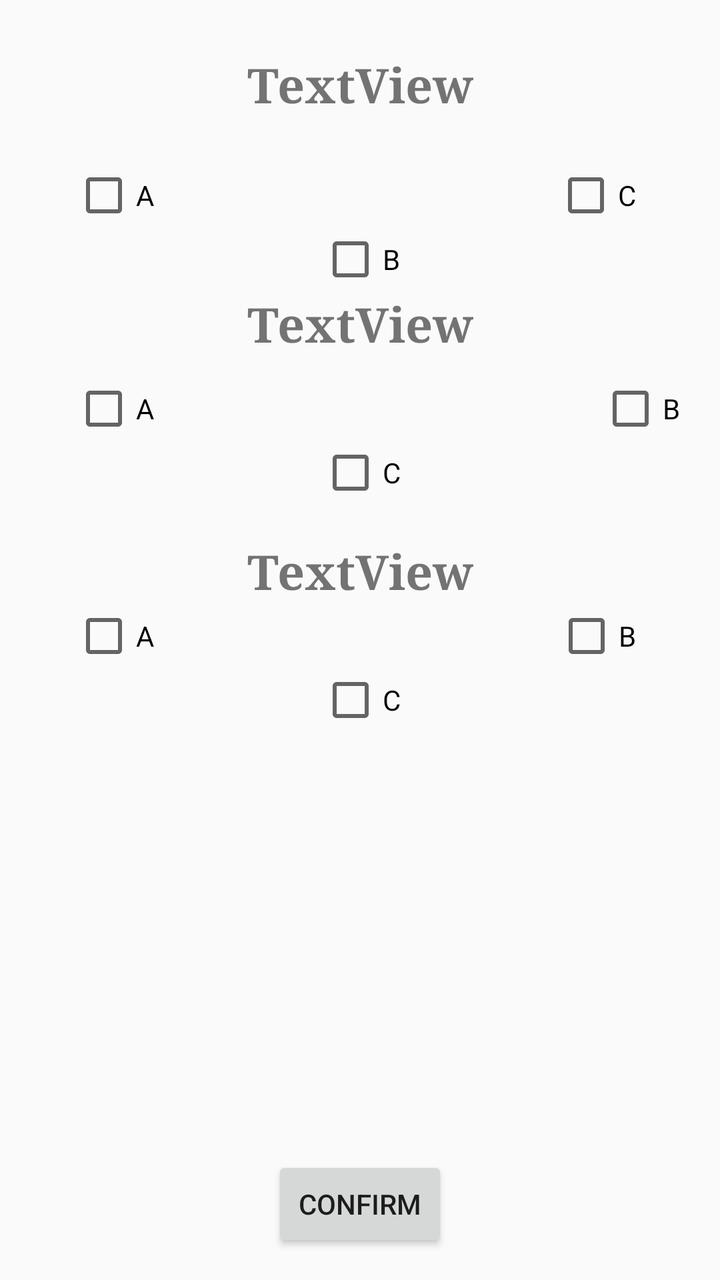
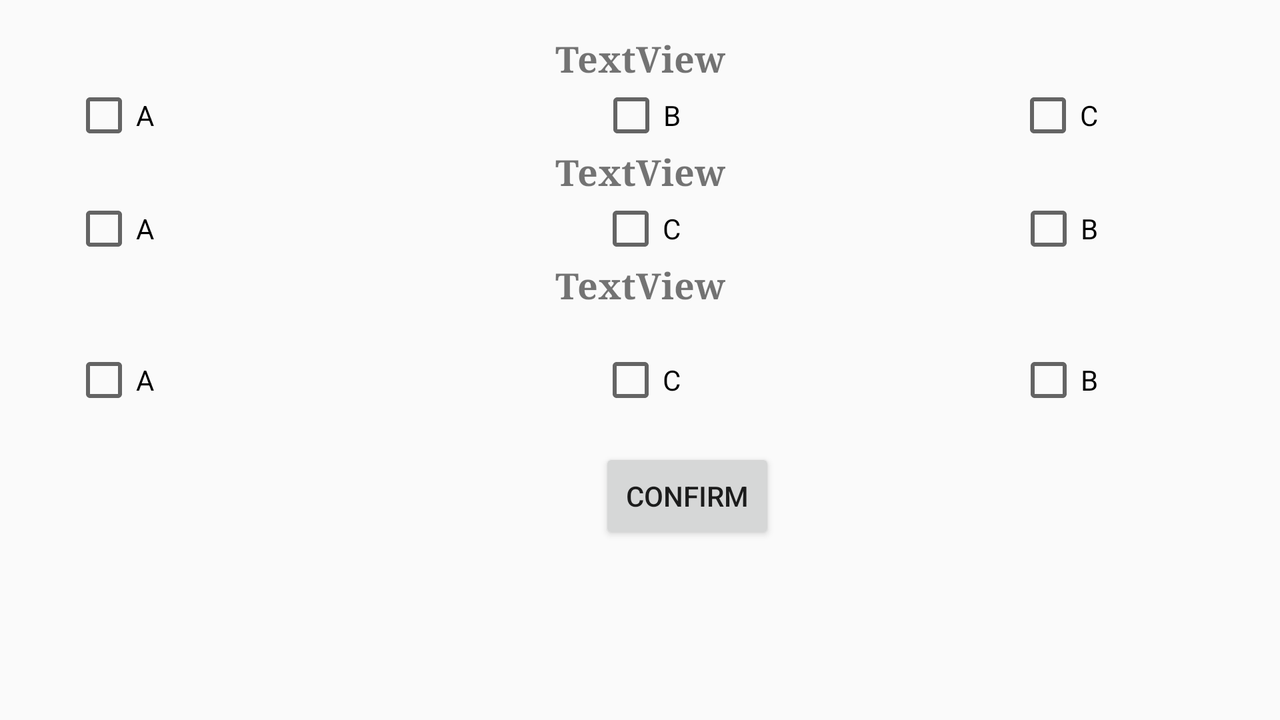

Compare how this app lays out the same screen by default and in its alternative resource folder. The renders come first, then the two layout files and the values they reference.
<!-- AndroidManifest.xml: application theme AppTheme -->
<!-- res/layout/friendq.xml -->
<?xml version="1.0" encoding="utf-8"?>
<RelativeLayout xmlns:android="http://schemas.android.com/apk/res/android"
    android:layout_width="match_parent" android:layout_height="match_parent">

    <TextView
        android:text="TextView"
        android:layout_width="wrap_content"
        android:layout_height="wrap_content"
        android:layout_alignParentTop="true"
        android:layout_centerHorizontal="true"
        android:layout_marginTop="26dp"
        android:id="@+id/q1F"
        android:textSize="24sp"
        android:fontFamily="serif"
        android:textAlignment="center"
        android:textStyle="normal|bold" />

    <CheckBox
        android:text="A"
        android:layout_width="wrap_content"
        android:layout_height="wrap_content"
        android:layout_marginTop="10dp"
        android:id="@+id/checkBoxQ2A"
        android:layout_below="@+id/q2F"
        android:layout_alignParentLeft="true"
        android:layout_alignParentStart="true"
        android:layout_marginLeft="36dp"
        android:layout_marginStart="36dp" />

    <CheckBox
        android:text="C"
        android:layout_width="wrap_content"
        android:layout_height="wrap_content"
        android:id="@+id/checkBoxQ1C"
        android:layout_marginTop="23dp"
        android:layout_below="@+id/q1F"
        android:layout_alignParentRight="true"
        android:layout_alignParentEnd="true"
        android:layout_marginRight="42dp"
        android:layout_marginEnd="42dp" />

    <CheckBox
        android:text="A"
        android:layout_width="wrap_content"
        android:layout_height="wrap_content"
        android:id="@+id/checkBoxQ1A"
        android:layout_alignBaseline="@+id/checkBoxQ1C"
        android:layout_alignBottom="@+id/checkBoxQ1C"
        android:layout_alignLeft="@+id/checkBoxQ2A"
        android:layout_alignStart="@+id/checkBoxQ2A" />

    <Button
        android:onClick="onClick"
        android:text="Confirm"
        android:layout_width="wrap_content"
        android:layout_height="wrap_content"
        android:layout_marginBottom="14dp"
        android:id="@+id/confirmFriend"
        android:layout_alignParentBottom="true"
        android:layout_centerHorizontal="true" />

    <CheckBox
        android:text="A"
        android:layout_width="wrap_content"
        android:layout_height="wrap_content"
        android:id="@+id/checkBox3A"
        android:layout_below="@+id/q3F"
        android:layout_alignLeft="@+id/checkBoxQ2A"
        android:layout_alignStart="@+id/checkBoxQ2A" />

    <CheckBox
        android:text="C"
        android:layout_width="wrap_content"
        android:layout_height="wrap_content"
        android:id="@+id/checkBox3C"
        android:layout_below="@+id/checkBox3B"
        android:layout_centerHorizontal="true" />

    <CheckBox
        android:text="B"
        android:layout_width="wrap_content"
        android:layout_height="wrap_content"
        android:id="@+id/checkBox3B"
        android:layout_below="@+id/q3F"
        android:layout_alignRight="@+id/checkBoxQ1C"
        android:layout_alignEnd="@+id/checkBoxQ1C" />

    <TextView
        android:text="TextView"
        android:layout_width="wrap_content"
        android:layout_height="wrap_content"
        android:id="@+id/q2F"
        android:textSize="24sp"
        android:fontFamily="serif"
        android:textAlignment="center"
        android:textStyle="normal|bold"
        android:layout_below="@+id/checkBoxQ1B"
        android:layout_alignLeft="@+id/q1F"
        android:layout_alignStart="@+id/q1F" />

    <TextView
        android:text="TextView"
        android:layout_width="wrap_content"
        android:layout_height="wrap_content"
        android:id="@+id/q3F"
        android:textSize="24sp"
        android:fontFamily="serif"
        android:textAlignment="center"
        android:textStyle="normal|bold"
        android:layout_below="@+id/checkBox2C"
        android:layout_alignLeft="@+id/q2F"
        android:layout_alignStart="@+id/q2F"
        android:layout_marginTop="17dp" />

    <CheckBox
        android:text="C"
        android:layout_width="wrap_content"
        android:layout_height="wrap_content"
        android:id="@+id/checkBox2C"
        android:layout_below="@+id/checkBoxQ2A"
        android:layout_alignLeft="@+id/checkBox3C"
        android:layout_alignStart="@+id/checkBox3C" />

    <CheckBox
        android:text="B"
        android:layout_width="wrap_content"
        android:layout_height="wrap_content"
        android:id="@+id/checkBoxQ1B"
        android:layout_below="@+id/checkBoxQ1C"
        android:layout_alignLeft="@+id/checkBox2C"
        android:layout_alignStart="@+id/checkBox2C" />

    <CheckBox
        android:text="B"
        android:layout_width="wrap_content"
        android:layout_height="wrap_content"
        android:id="@+id/checkBox2B"
        android:layout_alignBaseline="@+id/checkBoxQ2A"
        android:layout_alignBottom="@+id/checkBoxQ2A"
        android:layout_alignParentRight="true"
        android:layout_alignParentEnd="true"
        android:layout_marginRight="20dp"
        android:layout_marginEnd="20dp" />
</RelativeLayout>
<!-- resources referenced by this layout -->
<resources>
  <style name="AppTheme" parent="AppBlankTheme">
          
          
          <item name="windowNoTitle">true</item>
          <item name="windowActionBar">false</item>
          <item name="spinnerDropDownItemStyle">@style/ThemeOverlay.AppCompat.Light</item>
      </style>
  <style name="AppBlankTheme" parent="Theme.AppCompat.Light.DarkActionBar">
          
          
          <item name="colorPrimary">@color/colorPrimary</item>
          
          <item name="colorPrimaryDark">@color/colorPrimaryDark</item>
          
          <item name="colorAccent">@color/colorAccent</item>
      </style>
</resources>
<!-- res/layout-land/friendq.xml (the repository's variant of the layout above) -->
<!-- drawn on the phone turned sideways -->
<?xml version="1.0" encoding="utf-8"?>
<RelativeLayout xmlns:android="http://schemas.android.com/apk/res/android"
    android:layout_width="match_parent" android:layout_height="match_parent">

    <CheckBox
        android:text="A"
        android:layout_width="wrap_content"
        android:layout_height="wrap_content"
        android:id="@+id/checkBoxQ1A"
        android:layout_alignBaseline="@+id/checkBoxQ1C"
        android:layout_alignBottom="@+id/checkBoxQ1C"
        android:layout_alignLeft="@+id/checkBoxQ2A"
        android:layout_alignStart="@+id/checkBoxQ2A" />

    <TextView
        android:text="TextView"
        android:layout_width="wrap_content"
        android:layout_height="wrap_content"
        android:layout_marginTop="17dp"
        android:id="@+id/q1F"
        android:textSize="18sp"
        android:fontFamily="serif"
        android:textAlignment="center"
        android:textStyle="normal|bold"
        android:layout_alignParentTop="true"
        android:layout_alignLeft="@+id/q2F"
        android:layout_alignStart="@+id/q2F" />

    <TextView
        android:text="TextView"
        android:layout_width="wrap_content"
        android:layout_height="wrap_content"
        android:id="@+id/q2F"
        android:textSize="18sp"
        android:fontFamily="serif"
        android:textAlignment="center"
        android:textStyle="normal|bold"
        android:layout_below="@+id/checkBoxQ1B"
        android:layout_centerHorizontal="true" />

    <CheckBox
        android:text="B"
        android:layout_width="wrap_content"
        android:layout_height="wrap_content"
        android:id="@+id/checkBoxQ1B"
        android:layout_below="@+id/q1F"
        android:layout_alignRight="@+id/checkBox2C"
        android:layout_alignEnd="@+id/checkBox2C" />

    <CheckBox
        android:text="C"
        android:layout_width="wrap_content"
        android:layout_height="wrap_content"
        android:id="@+id/checkBoxQ1C"
        android:layout_below="@+id/q1F"
        android:layout_alignRight="@+id/checkBox2B"
        android:layout_alignEnd="@+id/checkBox2B" />

    <CheckBox
        android:text="C"
        android:layout_width="wrap_content"
        android:layout_height="wrap_content"
        android:id="@+id/checkBox2C"
        android:layout_below="@+id/q2F"
        android:layout_alignLeft="@+id/checkBox3C"
        android:layout_alignStart="@+id/checkBox3C" />

    <CheckBox
        android:text="A"
        android:layout_width="wrap_content"
        android:layout_height="wrap_content"
        android:id="@+id/checkBoxQ2A"
        android:layout_marginLeft="36dp"
        android:layout_marginStart="36dp"
        android:layout_below="@+id/q2F"
        android:layout_alignParentLeft="true"
        android:layout_alignParentStart="true" />

    <CheckBox
        android:text="B"
        android:layout_width="wrap_content"
        android:layout_height="wrap_content"
        android:id="@+id/checkBox2B"
        android:layout_marginRight="91dp"
        android:layout_marginEnd="91dp"
        android:layout_below="@+id/q2F"
        android:layout_alignParentRight="true"
        android:layout_alignParentEnd="true" />

    <TextView
        android:text="TextView"
        android:layout_width="wrap_content"
        android:layout_height="wrap_content"
        android:id="@+id/q3F"
        android:textSize="18sp"
        android:fontFamily="serif"
        android:textAlignment="center"
        android:textStyle="normal|bold"
        android:layout_below="@+id/checkBox2C"
        android:layout_centerHorizontal="true" />

    <CheckBox
        android:text="B"
        android:layout_width="wrap_content"
        android:layout_height="wrap_content"
        android:id="@+id/checkBox3B"
        android:layout_alignBaseline="@+id/checkBox3C"
        android:layout_alignBottom="@+id/checkBox3C"
        android:layout_alignLeft="@+id/checkBox2B"
        android:layout_alignStart="@+id/checkBox2B" />

    <CheckBox
        android:text="C"
        android:layout_width="wrap_content"
        android:layout_height="wrap_content"
        android:id="@+id/checkBox3C"
        android:layout_alignBaseline="@+id/checkBox3A"
        android:layout_alignBottom="@+id/checkBox3A"
        android:layout_centerHorizontal="true" />

    <CheckBox
        android:text="A"
        android:layout_width="wrap_content"
        android:layout_height="wrap_content"
        android:id="@+id/checkBox3A"
        android:layout_below="@+id/q3F"
        android:layout_alignLeft="@+id/checkBoxQ2A"
        android:layout_alignStart="@+id/checkBoxQ2A"
        android:layout_marginTop="19dp" />

    <Button
        android:onClick="onClick"
        android:text="Confirm"
        android:layout_width="wrap_content"
        android:layout_height="wrap_content"
        android:id="@+id/confirmFriend"
        android:layout_below="@+id/checkBox3A"
        android:layout_alignLeft="@+id/checkBoxQ1B"
        android:layout_alignStart="@+id/checkBoxQ1B"
        android:layout_marginTop="18dp" />
</RelativeLayout>
